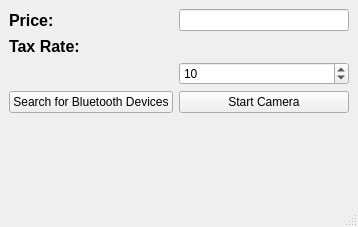
<?xml version="1.0" encoding="UTF-8"?>
<ui version="4.0">
 <class>MainWindow</class>
 <widget class="QMainWindow" name="MainWindow">
  <property name="geometry">
   <rect>
    <x>0</x>
    <y>0</y>
    <width>358</width>
    <height>227</height>
   </rect>
  </property>
  <property name="windowTitle">
   <string>Tax Calculator</string>
  </property>
  <widget class="QWidget" name="centralwidget">
   <layout class="QFormLayout" name="formLayout">
    <item row="0" column="0">
     <widget class="QLabel" name="label">
      <property name="font">
       <font>
        <pointsize>12</pointsize>
        <weight>75</weight>
        <bold>true</bold>
       </font>
      </property>
      <property name="text">
       <string>Price:</string>
      </property>
     </widget>
    </item>
    <item row="0" column="1">
     <widget class="QLineEdit" name="price_box">
      <property name="text">
       <string/>
      </property>
      <property name="alignment">
       <set>Qt::AlignRight|Qt::AlignTrailing|Qt::AlignVCenter</set>
      </property>
     </widget>
    </item>
    <item row="2" column="0" colspan="2">
     <widget class="QLabel" name="label_2">
      <property name="font">
       <font>
        <pointsize>12</pointsize>
        <weight>75</weight>
        <bold>true</bold>
       </font>
      </property>
      <property name="text">
       <string>Tax Rate:</string>
      </property>
     </widget>
    </item>
    <item row="3" column="1">
     <widget class="QSpinBox" name="tax_rate">
      <property name="value">
       <number>10</number>
      </property>
     </widget>
    </item>
    <item row="6" column="0">
     <widget class="QLabel" name="results_output">
      <property name="font">
       <font>
        <pointsize>12</pointsize>
        <weight>75</weight>
        <bold>true</bold>
       </font>
      </property>
      <property name="text">
       <string/>
      </property>
     </widget>
    </item>
    <item row="7" column="0" colspan="2">
     <widget class="QLabel" name="camPreviewLabel">
      <property name="text">
       <string/>
      </property>
     </widget>
    </item>
    <item row="4" column="0">
     <widget class="QPushButton" name="bluetoothButton">
      <property name="text">
       <string>Search for Bluetooth Devices</string>
      </property>
     </widget>
    </item>
    <item row="4" column="1">
     <widget class="QPushButton" name="calc_tax_button">
      <property name="text">
       <string>Start Camera</string>
      </property>
     </widget>
    </item>
   </layout>
  </widget>
  <widget class="QStatusBar" name="statusbar"/>
  <widget class="QMenuBar" name="menubar">
   <property name="geometry">
    <rect>
     <x>0</x>
     <y>0</y>
     <width>358</width>
     <height>17</height>
    </rect>
   </property>
  </widget>
 </widget>
 <resources/>
 <connections/>
</ui>
